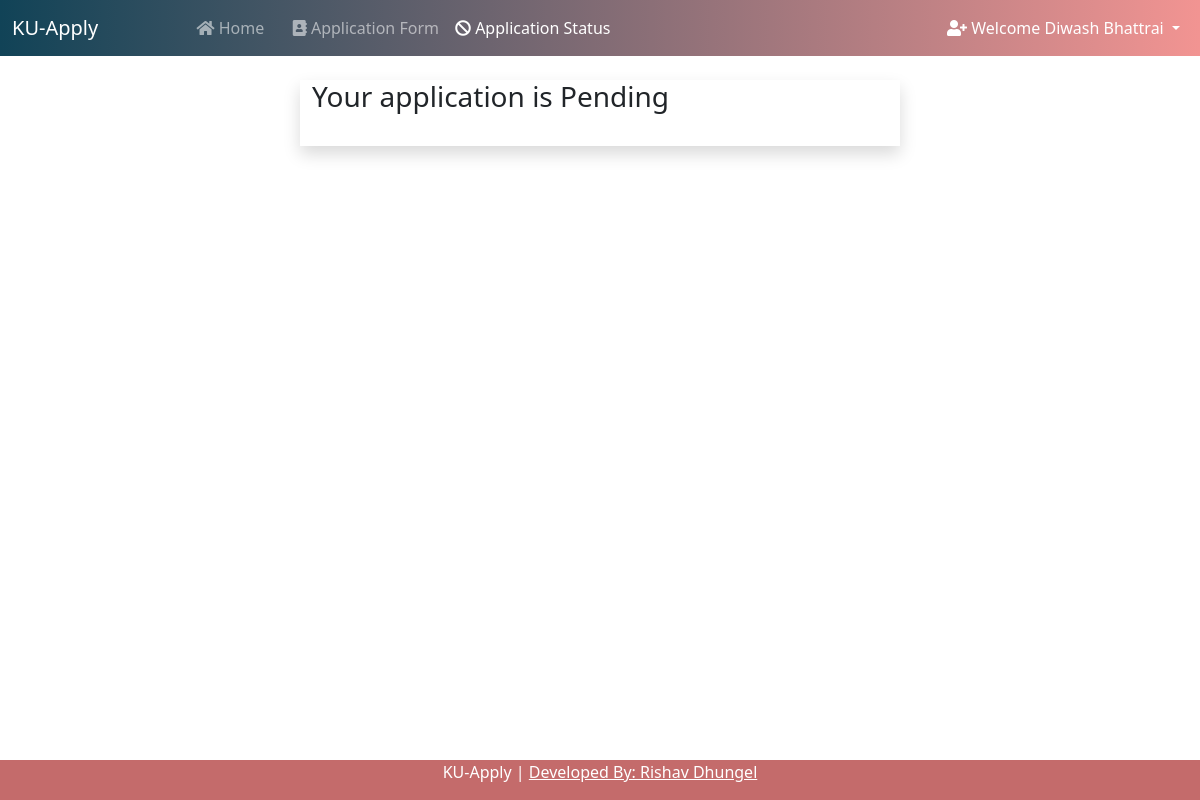
Page /status/ (signed in) on the earlier database version.
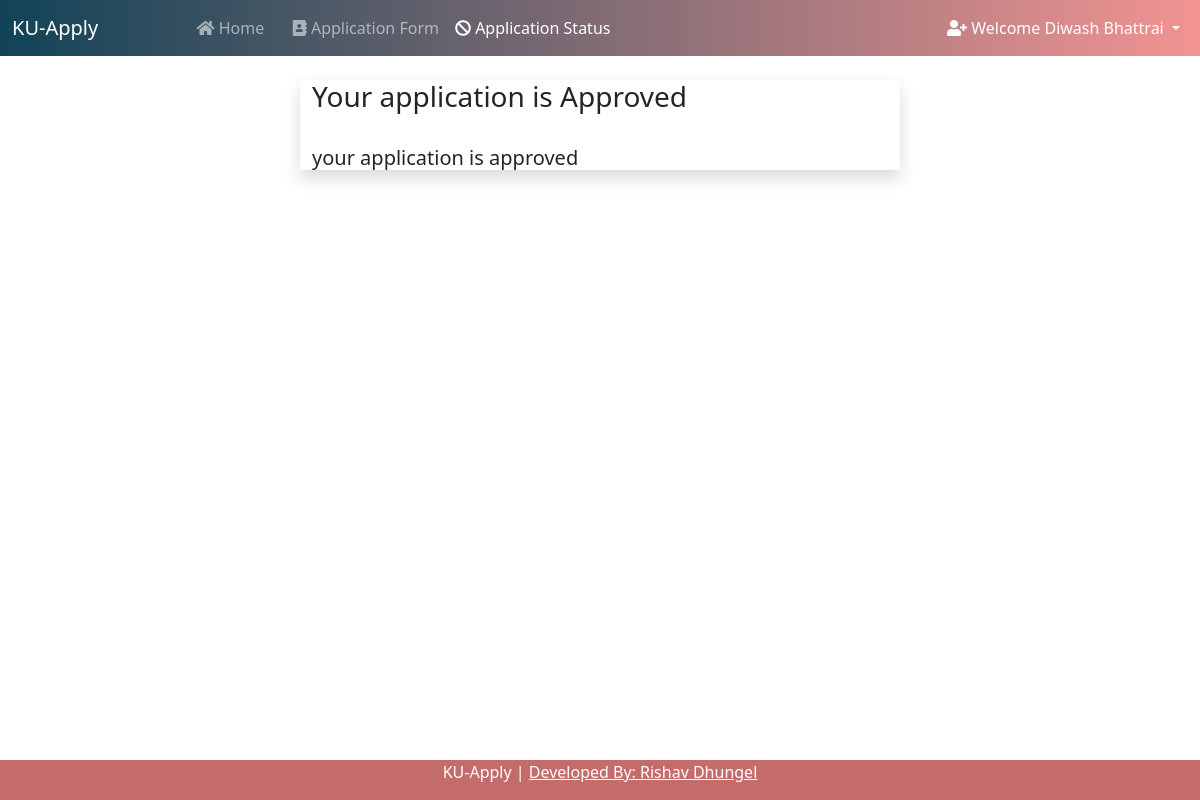
Same page on the later database version.
### college/models.py (models this page shows, shortened)
class Application(models.Model):
    COURSES = (
    ('Bachelor of Business Information Systems', 'Bachelor of Business Information Systems'),
    ('Bachelor of Business Adminstration', 'Bachelor of Business Adminstration'),
    )
    STATUS = (
        ('Approved', 'Approved'),
        ('Pending', 'Pending'),
        ('Rejected', 'Rejected'),
    )
    user = models.OneToOneField(User, on_delete=models.CASCADE, blank=True, null=True)
    course = models.CharField(max_length=100, choices= COURSES)
    name = models.CharField(max_length=200)
    email = models.CharField(max_length=200)
    phone_no = models.CharField(max_length=200)
    address = models.TextField(max_length=200)
    student_profile = models.ImageField(upload_to="images")
    voucher = models.ImageField(upload_to="images", null=True)
    SLC_passing_certificate = models.ImageField(upload_to="images", null=True)
    SLC_percentage = models.DecimalField(max_digits=4, decimal_places=2, null=True)
    SLC_marksheet = models.ImageField(upload_to="images", null=True)
    SLC_passing_certificate = models.ImageField(upload_to="images", null=True)
    SLC_leaving_certificate = models.ImageField(upload_to="images", null=True)
    high_percentage = models.DecimalField(max_digits=4, decimal_places=2, null=True)
    high_marksheet = models.ImageField(upload_to="images", null=True)
    high_passing_certificate = models.ImageField(upload_to="images", null=True)
    high_leaving_certificate = models.ImageField(upload_to="images", null=True)
    Application_Status = models.TextField(max_length=100, choices=STATUS, default="Pending")
    message = models.TextField(max_length=100, default="", null=True, blank=True)

### college/views.py (the view)
# urls.py: path("status/", views.status, name="status"),
def status(request):
    if not request.user.is_authenticated:
        return redirect("/login")
    application = Application.objects.get(user=request.user)
    return render(request, "status.html", {'application':application})

### college/templates/status.html (shortened to what this page needs)
{% extends 'basic.html' %}
{% block status %} active {% endblock %}
{% block body %}
<div class="container w-50 mt-4 shadow">
    <h3>Your application is {{application.Application_Status}}</h3>
    <br>
    <h5>{{application.message}}</h5>
</div>
{% endblock %}

Differences in the rows shown:
changed Application: Application_Status "Pending" → "Approved"; message (not shown) → "your application is approved"
